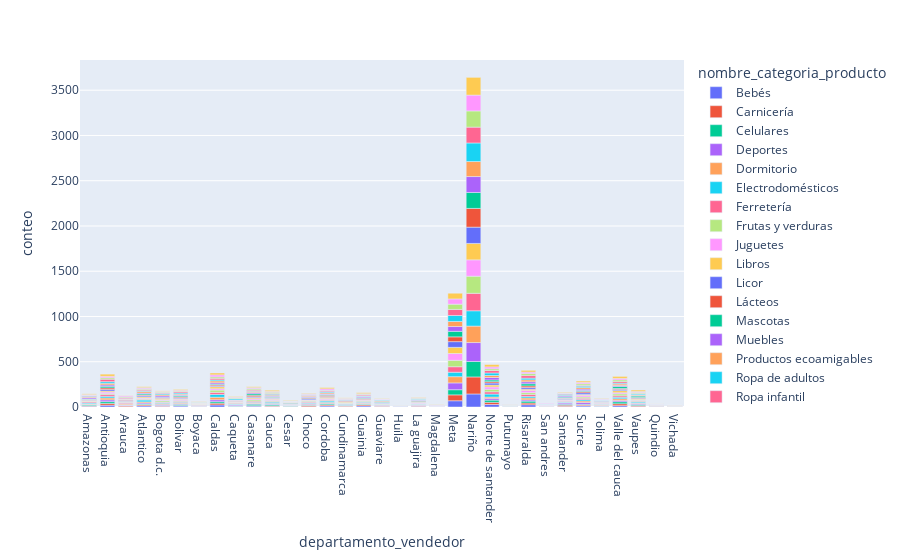

The code cell stored with this chart in its notebook:
### Markdown cell above
## Grafico barras apiladas

### Code cell
#Arreglar datos 
data_estado = data.groupby(['departamento_vendedor','nombre_categoria_producto']).count()[['orden_id']].reset_index()

#cambiar nombre  de columnas
data_estado = data_estado.rename(columns={'orden_id':'conteo'})

#grafico
fig = px.bar(data_estado,x='departamento_vendedor',y='conteo',color='nombre_categoria_producto')
fig.show()

### Figure 1 — Plotly figure (JSON) as saved in the notebook; plotly's stock layout.template omitted (floating-point values rounded to 4 significant figures)
{"data": [{"alignmentgroup": "True", "hovertemplate": "nombre_categoria_producto=Bebés <br>departamento_vendedor=%{x}<br>conteo=%{y}<extra></extra>", "legendgroup": "Bebés ", "marker": {"color": "#636efa", "pattern": {"shape": ""}}, "name": "Bebés ", "offsetgroup": "Bebés ", "orientation": "v", "showlegend": true, "textposition": "auto", "type": "bar", "x": ["Amazonas", "Antioquia", "Arauca", "Atlantico", "Bogota d.c.", "Bolivar", "Boyaca", "Caldas", "Caqueta", "Casanare", "Cauca", "Cesar", "Choco", "Cordoba", "Cundinamarca", "Guainia", "Guaviare", "Huila", "La guajira", "Magdalena", "Meta", "Nariño", "Norte de santander", "Putumayo", "Risaralda", "San andres", "Santander", "Sucre", "Tolima", "Valle del cauca", "Vaupes"], "xaxis": "x", "y": [8, 20, 3, 13, 7, 11, 1, 23, 7, 10, 6, 5, 4, 12, 4, 13, 6, 1, 7, 1, 69, 144, 28, 1, 25, 2, 6, 12, 6, 15, 5], "yaxis": "y"}, {"alignmentgroup": "True", "hovertemplate": "nombre_categoria_producto=Carnicería<br>departamento_vendedor=%{x}<br>conteo=%{y}<extra></extra>", "legendgroup": "Carnicería", "marker": {"color": "#EF553B", "pattern": {"shape": ""}}, "name": "Carnicería", "offsetgroup": "Carnicería", "orientation": "v", "showlegend": true, "textposition": "auto", "type": "bar", "x": ["Amazonas", "Antioquia", "Arauca", "Atlantico", "Bogota d.c.", "Bolivar", "Boyaca", "Caldas", "Caqueta", "Casanare", "Cauca", "Cesar", "Choco", "Cordoba", "Cundinamarca", "Guainia", "Guaviare", "La guajira", "Magdalena", "Meta", "Nariño", "Norte de santander", "Putumayo", "Quindio", "Risaralda", "San andres", "Santander", "Sucre", "Tolima", "Valle del cauca", "Vaupes", "Vichada"], "xaxis": "x", "y": [6, 19, 10, 12, 7, 6, 4, 19, 2, 5, 8, 4, 14, 11, 7, 13, 6, 6, 1, 65, 188, 24, 2, 5, 19, 1, 14, 10, 2, 21, 11, 1], "yaxis": "y"}, {"alignmentgroup": "True", "hovertemplate": "nombre_categoria_producto=Celulares<br>departamento_vendedor=%{x}<br>conteo=%{y}<extra></extra>", "legendgroup": "Celulares", "marker": {"color": "#00cc96", "pattern": {"shape": ""}}, "name": "Celulares", "offsetgroup": "Celulares", "orientation": "v", "showlegend": true, "textposition": "auto", "type": "bar", "x": ["Amazonas", "Antioquia", "Arauca", "Atlantico", "Bogota d.c.", "Bolivar", "Boyaca", "Caldas", "Caqueta", "Casanare", "Cauca", "Cesar", "Choco", "Cordoba", "Cundinamarca", "Guainia", "Guaviare", "Huila", "La guajira", "Meta", "Nariño", "Norte de santander", "Putumayo", "Risaralda", "San andres", "Santander", "Sucre", "Tolima", "Valle del cauca", "Vaupes", "Vichada"], "xaxis": "x", "y": [10, 20, 4, 8, 5, 12, 2, 17, 5, 16, 13, 5, 5, 11, 9, 7, 3, 1, 3, 57, 171, 24, 1, 21, 3, 10, 8, 2, 22, 12, 1], "yaxis": "y"}, {"alignmentgroup": "True", "hovertemplate": "nombre_categoria_producto=Deportes<br>departamento_vendedor=%{x}<br>conteo=%{y}<extra></extra>", "legendgroup": "Deportes", "marker": {"color": "#ab63fa", "pattern": {"shape": ""}}, "name": "Deportes", "offsetgroup": "Deportes", "orientation": "v", "showlegend": true, "textposition": "auto", "type": "bar", "x": ["Amazonas", "Antioquia", "Arauca", "Atlantico", "Bogota d.c.", "Bolivar", "Boyaca", "Caldas", "Caqueta", "Casanare", "Cauca", "Cesar", "Choco", "Cordoba", "Cundinamarca", "Guainia", "Guaviare", "La guajira", "Meta", "Nariño", "Norte de santander", "Risaralda", "San andres", "Santander", "Sucre", "Tolima", "Valle del cauca", "Vaupes", "Vichada"], "xaxis": "x", "y": [5, 20, 5, 12, 10, 8, 3, 21, 10, 7, 8, 2, 8, 7, 3, 7, 6, 5, 75, 209, 20, 14, 3, 14, 21, 7, 14, 12, 1], "yaxis": "y"}, {"alignmentgroup": "True", "hovertemplate": "nombre_categoria_producto=Dormitorio<br>departamento_vendedor=%{x}<br>conteo=%{y}<extra></extra>", "legendgroup": "Dormitorio", "marker": {"color": "#FFA15A", "pattern": {"shape": ""}}, "name": "Dormitorio", "offsetgroup": "Dormitorio", "orientation": "v", "showlegend": true, "textposition": "auto", "type": "bar", "x": ["Amazonas", "Antioquia", "Arauca", "Atlantico", "Bogota d.c.", "Bolivar", "Boyaca", "Caldas", "Caqueta", "Casanare", "Cauca", "Cesar", "Choco", "Cordoba", "Cundinamarca", "Guainia", "Guaviare", "La guajira", "Magdalena", "Meta", "Nariño", "Norte de santander", "Putumayo", "Quindio", "Risaralda", "San andres", "Santander", "Sucre", "Tolima", "Valle del cauca", "Vaupes", "Vichada"], "xaxis": "x", "y": [6, 21, 11, 12, 11, 9, 2, 28, 4, 7, 7, 2, 7, 11, 3, 7, 6, 8, 1, 69, 182, 14, 1, 2, 21, 2, 6, 16, 6, 19, 6, 1], "yaxis": "y"}, {"alignmentgroup": "True", "hovertemplate": "nombre_categoria_producto=Electrodomésticos<br>departamento_vendedor=%{x}<br>conteo=%{y}<extra></extra>", "legendgroup": "Electrodomésticos", "marker": {"color": "#19d3f3", "pattern": {"shape": ""}}, "name": "Electrodomésticos", "offsetgroup": "Electrodomésticos", "orientation": "v", "showlegend": true, "textposition": "auto", "type": "bar", "x": ["Amazonas", "Antioquia", "Arauca", "Atlantico", "Bogota d.c.", "Bolivar", "Boyaca", "Caldas", "Caqueta", "Casanare", "Cauca", "Cesar", "Choco", "Cordoba", "Cundinamarca", "Guainia", "Guaviare", "La guajira", "Magdalena", "Meta", "Nariño", "Norte de santander", "Putumayo", "Quindio", "Risaralda", "San andres", "Santander", "Sucre", "Tolima", "Valle del cauca", "Vaupes", "Vichada"], "xaxis": "x", "y": [10, 18, 3, 20, 10, 7, 5, 31, 6, 7, 12, 3, 9, 14, 6, 7, 1, 5, 2, 49, 169, 33, 3, 2, 17, 2, 7, 15, 7, 17, 11, 1], "yaxis": "y"}, {"alignmentgroup": "True", "hovertemplate": "nombre_categoria_producto=Ferretería<br>departamento_vendedor=%{x}<br>conteo=%{y}<extra></extra>", "legendgroup": "Ferretería", "marker": {"color": "#FF6692", "pattern": {"shape": ""}}, "name": "Ferretería", "offsetgroup": "Ferretería", "orientation": "v", "showlegend": true, "textposition": "auto", "type": "bar", "x": ["Amazonas", "Antioquia", "Arauca", "Atlantico", "Bogota d.c.", "Bolivar", "Boyaca", "Caldas", "Caqueta", "Casanare", "Cauca", "Cesar", "Choco", "Cordoba", "Cundinamarca", "Guainia", "Guaviare", "La guajira", "Magdalena", "Meta", "Nariño", "Norte de santander", "Putumayo", "Quindio", "Risaralda", "San andres", "Santander", "Sucre", "Tolima", "Valle del cauca", "Vaupes", "Vichada"], "xaxis": "x", "y": [11, 19, 9, 8, 6, 9, 6, 23, 8, 12, 8, 4, 8, 9, 7, 6, 2, 1, 1, 61, 193, 25, 2, 4, 22, 3, 8, 15, 2, 16, 7, 3], "yaxis": "y"}, {"alignmentgroup": "True", "hovertemplate": "nombre_categoria_producto=Frutas y verduras<br>departamento_vendedor=%{x}<br>conteo=%{y}<extra></extra>", "legendgroup": "Frutas y verduras", "marker": {"color": "#B6E880", "pattern": {"shape": ""}}, "name": "Frutas y verduras", "offsetgroup": "Frutas y verduras", "orientation": "v", "showlegend": true, "textposition": "auto", "type": "bar", "x": ["Amazonas", "Antioquia", "Arauca", "Atlantico", "Bogota d.c.", "Bolivar", "Boyaca", "Caldas", "Caqueta", "Casanare", "Cauca", "Cesar", "Choco", "Cordoba", "Cundinamarca", "Guainia", "Guaviare", "La guajira", "Magdalena", "Meta", "Nariño", "Norte de santander", "Putumayo", "Quindio", "Risaralda", "San andres", "Santander", "Sucre", "Tolima", "Valle del cauca", "Vaupes"], "xaxis": "x", "y": [7, 11, 8, 7, 15, 9, 2, 25, 6, 15, 10, 1, 10, 7, 5, 9, 7, 4, 2, 71, 189, 28, 2, 2, 20, 2, 4, 14, 8, 21, 10], "yaxis": "y"}, {"alignmentgroup": "True", "hovertemplate": "nombre_categoria_producto=Juguetes<br>departamento_vendedor=%{x}<br>conteo=%{y}<extra></extra>", "legendgroup": "Juguetes", "marker": {"color": "#FF97FF", "pattern": {"shape": ""}}, "name": "Juguetes", "offsetgroup": "Juguetes", "orientation": "v", "showlegend": true, "textposition": "auto", "type": "bar", "x": ["Amazonas", "Antioquia", "Arauca", "Atlantico", "Bogota d.c.", "Bolivar", "Boyaca", "Caldas", "Caqueta", "Casanare", "Cauca", "Cesar", "Choco", "Cordoba", "Cundinamarca", "Guainia", "Guaviare", "La guajira", "Magdalena", "Meta", "Nariño", "Norte de santander", "Putumayo", "Quindio", "Risaralda", "San andres", "Santander", "Sucre", "Tolima", "Valle del cauca", "Vaupes", "Vichada"], "xaxis": "x", "y": [1, 17, 6, 8, 8, 13, 4, 15, 5, 12, 12, 3, 9, 12, 3, 7, 1, 8, 3, 75, 181, 26, 2, 2, 24, 6, 7, 17, 8, 13, 7, 1], "yaxis": "y"}, {"alignmentgroup": "True", "hovertemplate": "nombre_categoria_producto=Libros<br>departamento_vendedor=%{x}<br>conteo=%{y}<extra></extra>", "legendgroup": "Libros", "marker": {"color": "#FECB52", "pattern": {"shape": ""}}, "name": "Libros", "offsetgroup": "Libros", "orientation": "v", "showlegend": true, "textposition": "auto", "type": "bar", "x": ["Amazonas", "Antioquia", "Arauca", "Atlantico", "Bogota d.c.", "Bolivar", "Boyaca", "Caldas", "Caqueta", "Casanare", "Cauca", "Cesar", "Choco", "Cordoba", "Cundinamarca", "Guainia", "Guaviare", "La guajira", "Magdalena", "Meta", "Nariño", "Norte de santander", "Quindio", "Risaralda", "San andres", "Santander", "Sucre", "Tolima", "Valle del cauca", "Vaupes", "Vichada"], "xaxis": "x", "y": [8, 12, 5, 12, 10, 9, 4, 22, 3, 13, 9, 3, 4, 14, 9, 5, 1, 7, 2, 68, 181, 21, 2, 14, 1, 8, 10, 6, 23, 9, 2], "yaxis": "y"}, {"alignmentgroup": "True", "hovertemplate": "nombre_categoria_producto=Licor<br>departamento_vendedor=%{x}<br>conteo=%{y}<extra></extra>", "legendgroup": "Licor", "marker": {"color": "#636efa", "pattern": {"shape": ""}}, "name": "Licor", "offsetgroup": "Licor", "orientation": "v", "showlegend": true, "textposition": "auto", "type": "bar", "x": ["Amazonas", "Antioquia", "Arauca", "Atlantico", "Bogota d.c.", "Bolivar", "Boyaca", "Caldas", "Caqueta", "Casanare", "Cauca", "Cesar", "Choco", "Cordoba", "Cundinamarca", "Guainia", "Guaviare", "Huila", "La guajira", "Magdalena", "Meta", "Nariño", "Norte de santander", "Putumayo", "Quindio", "Risaralda", "San andres", "Santander", "Sucre", "Tolima", "Valle del cauca", "Vaupes", "Vichada"], "xaxis": "x", "y": [4, 16, 9, 13, 4, 10, 3, 9, 5, 10, 6, 6, 11, 8, 4, 4, 6, 2, 3, 1, 63, 180, 22, 1, 1, 18, 1, 10, 19, 3, 14, 7, 2], "yaxis": "y"}, {"alignmentgroup": "True", "hovertemplate": "nombre_categoria_producto=Lácteos<br>departamento_vendedor=%{x}<br>conteo=%{y}<extra></extra>", "legendgroup": "Lácteos", "marker": {"color": "#EF553B", "pattern": {"shape": ""}}, "name": "Lácteos", "offsetgroup": "Lácteos", "orientation": "v", "showlegend": true, "textposition": "auto", "type": "bar", "x": ["Amazonas", "Antioquia", "Arauca", "Atlantico", "Bogota d.c.", "Bolivar", "Boyaca", "Caldas", "Caqueta", "Casanare", "Cauca", "Cesar", "Choco", "Cordoba", "Cundinamarca", "Guainia", "Guaviare", "Huila", "La guajira", "Magdalena", "Meta", "Nariño", "Norte de santander", "Quindio", "Risaralda", "San andres", "Santander", "Sucre", "Tolima", "Valle del cauca", "Vaupes"], "xaxis": "x", "y": [7, 18, 7, 8, 7, 10, 4, 11, 6, 16, 7, 4, 9, 13, 8, 10, 5, 3, 7, 1, 53, 207, 15, 2, 18, 1, 5, 14, 5, 10, 8], "yaxis": "y"}, {"alignmentgroup": "True", "hovertemplate": "nombre_categoria_producto=Mascotas<br>departamento_vendedor=%{x}<br>conteo=%{y}<extra></extra>", "legendgroup": "Mascotas", "marker": {"color": "#00cc96", "pattern": {"shape": ""}}, "name": "Mascotas", "offsetgroup": "Mascotas", "orientation": "v", "showlegend": true, "textposition": "auto", "type": "bar", "x": ["Amazonas", "Antioquia", "Arauca", "Atlantico", "Bogota d.c.", "Bolivar", "Boyaca", "Caldas", "Caqueta", "Casanare", "Cauca", "Cesar", "Choco", "Cordoba", "Cundinamarca", "Guainia", "Guaviare", "Huila", "La guajira", "Magdalena", "Meta", "Nariño", "Norte de santander", "Risaralda", "San andres", "Santander", "Sucre", "Tolima", "Valle del cauca", "Vaupes", "Vichada"], "xaxis": "x", "y": [5, 18, 4, 13, 7, 12, 1, 9, 2, 17, 7, 8, 7, 8, 7, 7, 7, 1, 7, 2, 61, 176, 19, 24, 4, 10, 11, 3, 21, 16, 1], "yaxis": "y"}, {"alignmentgroup": "True", "hovertemplate": "nombre_categoria_producto=Muebles<br>departamento_vendedor=%{x}<br>conteo=%{y}<extra></extra>", "legendgroup": "Muebles", "marker": {"color": "#ab63fa", "pattern": {"shape": ""}}, "name": "Muebles", "offsetgroup": "Muebles", "orientation": "v", "showlegend": true, "textposition": "auto", "type": "bar", "x": ["Amazonas", "Antioquia", "Arauca", "Atlantico", "Bogota d.c.", "Bolivar", "Boyaca", "Caldas", "Caqueta", "Casanare", "Cauca", "Cesar", "Choco", "Cordoba", "Cundinamarca", "Guainia", "Guaviare", "Huila", "La guajira", "Meta", "Nariño", "Norte de santander", "Putumayo", "Quindio", "Risaralda", "San andres", "Santander", "Sucre", "Tolima", "Valle del cauca", "Vaupes", "Vichada"], "xaxis": "x", "y": [14, 15, 1, 9, 16, 8, 1, 15, 6, 13, 8, 1, 9, 7, 3, 10, 3, 3, 6, 53, 176, 27, 3, 3, 22, 1, 12, 16, 6, 12, 5, 2], "yaxis": "y"}, {"alignmentgroup": "True", "hovertemplate": "nombre_categoria_producto=Productos ecoamigables<br>departamento_vendedor=%{x}<br>conteo=%{y}<extra></extra>", "legendgroup": "Productos ecoamigables", "marker": {"color": "#FFA15A", "pattern": {"shape": ""}}, "name": "Productos ecoamigables", "offsetgroup": "Productos ecoamigables", "orientation": "v", "showlegend": true, "textposition": "auto", "type": "bar", "x": ["Amazonas", "Antioquia", "Arauca", "Atlantico", "Bogota d.c.", "Bolivar", "Boyaca", "Caldas", "Caqueta", "Casanare", "Cauca", "Cesar", "Choco", "Cordoba", "Cundinamarca", "Guainia", "Guaviare", "Huila", "La guajira", "Magdalena", "Meta", "Nariño", "Norte de santander", "Putumayo", "Quindio", "Risaralda", "Santander", "Sucre", "Tolima", "Valle del cauca", "Vaupes", "Vichada"], "xaxis": "x", "y": [9, 18, 5, 17, 13, 10, 2, 20, 2, 14, 10, 4, 9, 13, 4, 5, 10, 2, 6, 1, 56, 166, 22, 2, 1, 21, 7, 17, 3, 16, 8, 4], "yaxis": "y"}, {"alignmentgroup": "True", "hovertemplate": "nombre_categoria_producto=Ropa de adultos<br>departamento_vendedor=%{x}<br>conteo=%{y}<extra></extra>", "legendgroup": "Ropa de adultos", "marker": {"color": "#19d3f3", "pattern": {"shape": ""}}, "name": "Ropa de adultos", "offsetgroup": "Ropa de adultos", "orientation": "v", "showlegend": true, "textposition": "auto", "type": "bar", "x": ["Amazonas", "Antioquia", "Arauca", "Atlantico", "Bogota d.c.", "Bolivar", "Boyaca", "Caldas", "Caqueta", "Casanare", "Cauca", "Cesar", "Choco", "Cordoba", "Cundinamarca", "Guainia", "Guaviare", "La guajira", "Meta", "Nariño", "Norte de santander", "Quindio", "Risaralda", "San andres", "Santander", "Sucre", "Tolima", "Valle del cauca", "Vaupes"], "xaxis": "x", "y": [8, 18, 3, 9, 13, 12, 4, 12, 14, 6, 10, 2, 6, 10, 3, 6, 7, 7, 66, 205, 28, 1, 19, 2, 12, 15, 3, 10, 10], "yaxis": "y"}, {"alignmentgroup": "True", "hovertemplate": "nombre_categoria_producto=Ropa infantil<br>departamento_vendedor=%{x}<br>conteo=%{y}<extra></extra>", "legendgroup": "Ropa infantil", "marker": {"color": "#FF6692", "pattern": {"shape": ""}}, "name": "Ropa infantil", "offsetgroup": "Ropa infantil", "orientation": "v", "showlegend": true, "textposition": "auto", "type": "bar", "x": ["Amazonas", "Antioquia", "Arauca", "Atlantico", "Bogota d.c.", "Bolivar", "Boyaca", "Caldas", "Caqueta", "Casanare", "Cauca", "Cesar", "Choco", "Cordoba", "Cundinamarca", "Guainia", "Guaviare", "Huila", "La guajira", "Magdalena", "Meta", "Nariño", "Norte de santander", "Putumayo", "Quindio", "Risaralda", "San andres", "Santander", "Sucre", "Tolima", "Valle del cauca", "Vaupes"], "xaxis": "x", "y": [8, 27, 11, 13, 10, 13, 3, 17, 2, 10, 8, 3, 4, 10, 3, 10, 4, 2, 6, 3, 67, 175, 27, 1, 2, 28, 1, 9, 9, 3, 17, 5], "yaxis": "y"}, {"alignmentgroup": "True", "hovertemplate": "nombre_categoria_producto=Salud<br>departamento_vendedor=%{x}<br>conteo=%{y}<extra></extra>", "legendgroup": "Salud", "marker": {"color": "#B6E880", "pattern": {"shape": ""}}, "name": "Salud", "offsetgroup": "Salud", "orientation": "v", "showlegend": true, "textposition": "auto", "type": "bar", "x": ["Amazonas", "Antioquia", "Arauca", "Atlantico", "Bogota d.c.", "Bolivar", "Boyaca", "Caldas", "Caqueta", "Casanare", "Cauca", "Cesar", "Choco", "Cordoba", "Cundinamarca", "Guainia", "Guaviare", "La guajira", "Meta", "Nariño", "Norte de santander", "Putumayo", "Quindio", "Risaralda", "San andres", "Santander", "Sucre", "Tolima", "Valle del cauca", "Vaupes"], "xaxis": "x", "y": [3, 16, 10, 9, 7, 8, 5, 16, 9, 13, 14, 4, 7, 8, 4, 9, 2, 4, 58, 179, 19, 2, 2, 22, 1, 4, 18, 4, 19, 12], "yaxis": "y"}, {"alignmentgroup": "True", "hovertemplate": "nombre_categoria_producto=Tarjetas regalo<br>departamento_vendedor=%{x}<br>conteo=%{y}<extra></extra>", "legendgroup": "Tarjetas regalo", "marker": {"color": "#FF97FF", "pattern": {"shape": ""}}, "name": "Tarjetas regalo", "offsetgroup": "Tarjetas regalo", "orientation": "v", "showlegend": true, "textposition": "auto", "type": "bar", "x": ["Amazonas", "Antioquia", "Arauca", "Atlantico", "Bogota d.c.", "Bolivar", "Boyaca", "Caldas", "Caqueta", "Casanare", "Cauca", "Cesar", "Choco", "Cordoba", "Cundinamarca", "Guainia", "Guaviare", "La guajira", "Magdalena", "Meta", "Nariño", "Norte de santander", "Putumayo", "Quindio", "Risaralda", "San andres", "Santander", "Sucre", "Tolima", "Valle del cauca", "Vaupes", "Vichada"], "xaxis": "x", "y": [7, 16, 13, 11, 6, 9, 2, 22, 7, 11, 9, 2, 7, 16, 5, 5, 5, 5, 2, 58, 175, 21, 3, 2, 17, 5, 6, 15, 6, 16, 10, 1], "yaxis": "y"}, {"alignmentgroup": "True", "hovertemplate": "nombre_categoria_producto=Tecnología<br>departamento_vendedor=%{x}<br>conteo=%{y}<extra></extra>", "legendgroup": "Tecnología", "marker": {"color": "#FECB52", "pattern": {"shape": ""}}, "name": "Tecnología", "offsetgroup": "Tecnología", "orientation": "v", "showlegend": true, "textposition": "auto", "type": "bar", "x": ["Amazonas", "Antioquia", "Arauca", "Atlantico", "Bogota d.c.", "Bolivar", "Boyaca", "Caldas", "Caqueta", "Casanare", "Cauca", "Cesar", "Choco", "Cordoba", "Cundinamarca", "Guainia", "Guaviare", "Huila", "La guajira", "Magdalena", "Meta", "Nariño", "Norte de santander", "Putumayo", "Quindio", "Risaralda", "Santander", "Sucre", "Tolima", "Valle del cauca", "Vaupes", "Vichada"], "xaxis": "x", "y": [8, 24, 3, 10, 6, 9, 4, 21, 7, 10, 13, 6, 6, 14, 4, 11, 4, 1, 5, 3, 63, 196, 26, 2, 1, 19, 7, 15, 5, 22, 16, 1], "yaxis": "y"}], "layout": {"barmode": "relative", "legend": {"title": {"text": "nombre_categoria_producto"}, "tracegroupgap": 0}, "margin": {"t": 60}, "xaxis": {"anchor": "y", "domain": [0, 1], "title": {"text": "departamento_vendedor"}}, "yaxis": {"anchor": "x", "domain": [0, 1], "title": {"text": "conteo"}}}}
